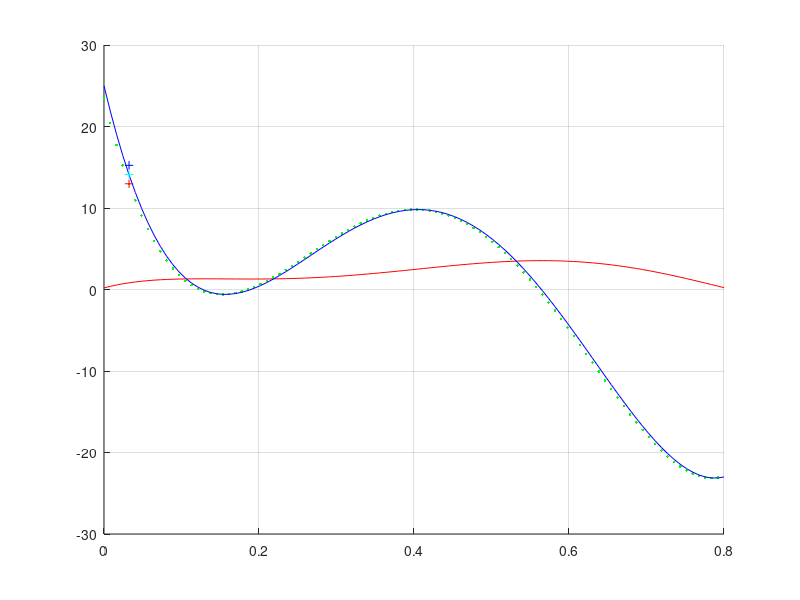

This chart was generated by the following MATLAB code:
% ©2020 HP.
clc;
clear;
clf;
fprintf('\n--------------------------------------\n')
%--------------------------------------
fprintf('Labwork 5\n');
fprintf('Exercise 2: Numerical Integration\n\n');
%--------------------------------------
x = linspace(0,0.8);
y = 0.2 + 25.*x -200*x.^2 + 675*x.^3 - 900*x.^4 + 400*x.^5;
f = @(x) 0.2 + 25.*x - 200*x.^2 + 675*x.^3 - 900*x.^4 + 400*x.^5;
df = @(x) 25 - 400*x + 2025*x.^2 - 3600*x.^3 + 2000*x.^4;
%--------------------------------------
function d = forward(y,x,p)
    d = (y(p+1)-y(p))/(x(p+1)-x(p));
end
function d = backward(y,x,p)
    d = (y(p)-y(p-1))/(x(p)-x(p-1));
end
function d = central(y,x,p)
    d = (y(p+1)-y(p-1))/(x(p+1)-x(p-1));
end
%--------------------------------------
Q = diff(f(x))./diff(x);
hold on
grid on
plot(x, f(x), 'r-')
%xlim([-1 2])
%ylim([-10 10])
plot(x(1:length(Q)), Q, 'g.');
plot(x, df(x), 'b-')
%--------------------------------------
p = 5
d_forward = forward(y,x,p)
plot(x(p), d_forward, 'r+')
%--------------------------------------
d_backward = backward(y,x,p)
plot(x(p), d_backward, 'b+')
%--------------------------------------
d_central = central(y,x,p)
plot(x(p), d_central, 'c+')
%--------------------------------------
hold off
